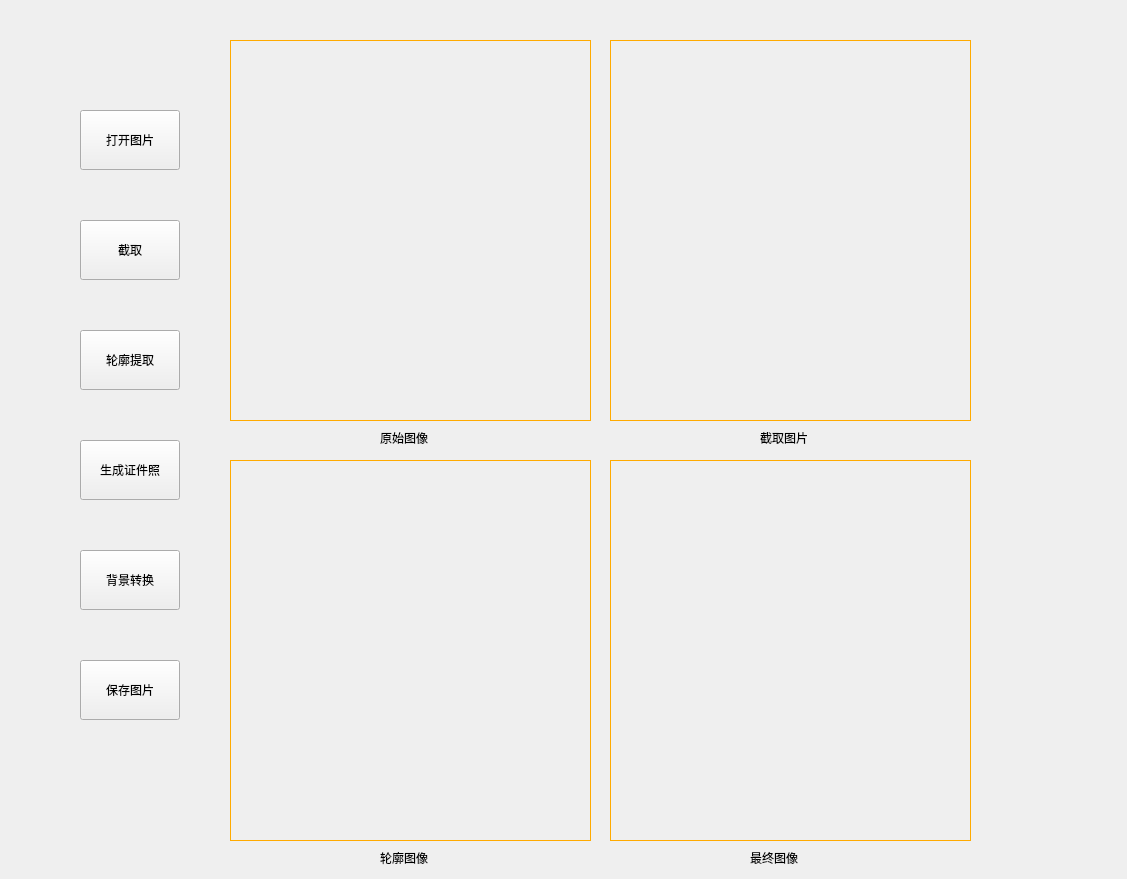
<?xml version="1.0" encoding="UTF-8"?>
<ui version="4.0">
 <class>Form</class>
 <widget class="QWidget" name="Form">
  <property name="geometry">
   <rect>
    <x>0</x>
    <y>0</y>
    <width>1127</width>
    <height>879</height>
   </rect>
  </property>
  <property name="windowTitle">
   <string>打开图片</string>
  </property>
  <widget class="QPushButton" name="pushButton">
   <property name="geometry">
    <rect>
     <x>80</x>
     <y>110</y>
     <width>100</width>
     <height>60</height>
    </rect>
   </property>
   <property name="text">
    <string>打开图片</string>
   </property>
  </widget>
  <widget class="QLabel" name="label">
   <property name="geometry">
    <rect>
     <x>230</x>
     <y>40</y>
     <width>361</width>
     <height>381</height>
    </rect>
   </property>
   <property name="styleSheet">
    <string notr="true">QLabel{
	border-color: rgb(255, 170,0);
     border-width: 1px;
     border-style: solid;
}</string>
   </property>
   <property name="text">
    <string/>
   </property>
  </widget>
  <widget class="QLabel" name="label_2">
   <property name="geometry">
    <rect>
     <x>610</x>
     <y>40</y>
     <width>361</width>
     <height>381</height>
    </rect>
   </property>
   <property name="styleSheet">
    <string notr="true">QLabel{
	border-color: rgb(255, 170,0);
     border-width: 1px;
     border-style: solid;
}</string>
   </property>
   <property name="text">
    <string/>
   </property>
  </widget>
  <widget class="QPushButton" name="pushButton_2">
   <property name="geometry">
    <rect>
     <x>80</x>
     <y>440</y>
     <width>100</width>
     <height>60</height>
    </rect>
   </property>
   <property name="text">
    <string>生成证件照</string>
   </property>
  </widget>
  <widget class="QPushButton" name="pushButton_3">
   <property name="geometry">
    <rect>
     <x>80</x>
     <y>550</y>
     <width>100</width>
     <height>60</height>
    </rect>
   </property>
   <property name="text">
    <string>背景转换</string>
   </property>
  </widget>
  <widget class="QPushButton" name="pushButton_4">
   <property name="geometry">
    <rect>
     <x>80</x>
     <y>660</y>
     <width>100</width>
     <height>60</height>
    </rect>
   </property>
   <property name="text">
    <string>保存图片</string>
   </property>
  </widget>
  <widget class="QPushButton" name="pushButton_5">
   <property name="geometry">
    <rect>
     <x>80</x>
     <y>220</y>
     <width>100</width>
     <height>60</height>
    </rect>
   </property>
   <property name="text">
    <string>截取</string>
   </property>
  </widget>
  <widget class="QPushButton" name="pushButton_6">
   <property name="geometry">
    <rect>
     <x>80</x>
     <y>330</y>
     <width>100</width>
     <height>60</height>
    </rect>
   </property>
   <property name="text">
    <string>轮廓提取</string>
   </property>
  </widget>
  <widget class="QLabel" name="label_3">
   <property name="geometry">
    <rect>
     <x>230</x>
     <y>460</y>
     <width>361</width>
     <height>381</height>
    </rect>
   </property>
   <property name="styleSheet">
    <string notr="true">QLabel{
	border-color: rgb(255, 170,0);
     border-width: 1px;
     border-style: solid;
}</string>
   </property>
   <property name="text">
    <string/>
   </property>
  </widget>
  <widget class="QLabel" name="label_4">
   <property name="geometry">
    <rect>
     <x>610</x>
     <y>460</y>
     <width>361</width>
     <height>381</height>
    </rect>
   </property>
   <property name="styleSheet">
    <string notr="true">QLabel{
	border-color: rgb(255, 170,0);
     border-width: 1px;
     border-style: solid;
}</string>
   </property>
   <property name="text">
    <string/>
   </property>
  </widget>
  <widget class="QLabel" name="label_5">
   <property name="geometry">
    <rect>
     <x>380</x>
     <y>430</y>
     <width>72</width>
     <height>15</height>
    </rect>
   </property>
   <property name="text">
    <string>原始图像</string>
   </property>
  </widget>
  <widget class="QLabel" name="label_6">
   <property name="geometry">
    <rect>
     <x>760</x>
     <y>430</y>
     <width>72</width>
     <height>15</height>
    </rect>
   </property>
   <property name="text">
    <string>截取图片</string>
   </property>
  </widget>
  <widget class="QLabel" name="label_7">
   <property name="geometry">
    <rect>
     <x>380</x>
     <y>850</y>
     <width>72</width>
     <height>15</height>
    </rect>
   </property>
   <property name="text">
    <string>轮廓图像</string>
   </property>
  </widget>
  <widget class="QLabel" name="label_8">
   <property name="geometry">
    <rect>
     <x>750</x>
     <y>850</y>
     <width>72</width>
     <height>15</height>
    </rect>
   </property>
   <property name="text">
    <string>最终图像</string>
   </property>
  </widget>
 </widget>
 <resources/>
 <connections>
  <connection>
   <sender>pushButton</sender>
   <signal>clicked()</signal>
   <receiver>Form</receiver>
   <slot>openimage()</slot>
   <hints>
    <hint type="sourcelabel">
     <x>83</x>
     <y>322</y>
    </hint>
    <hint type="destinationlabel">
     <x>161</x>
     <y>315</y>
    </hint>
   </hints>
  </connection>
 </connections>
 <slots>
  <slot>openimage()</slot>
 </slots>
</ui>
